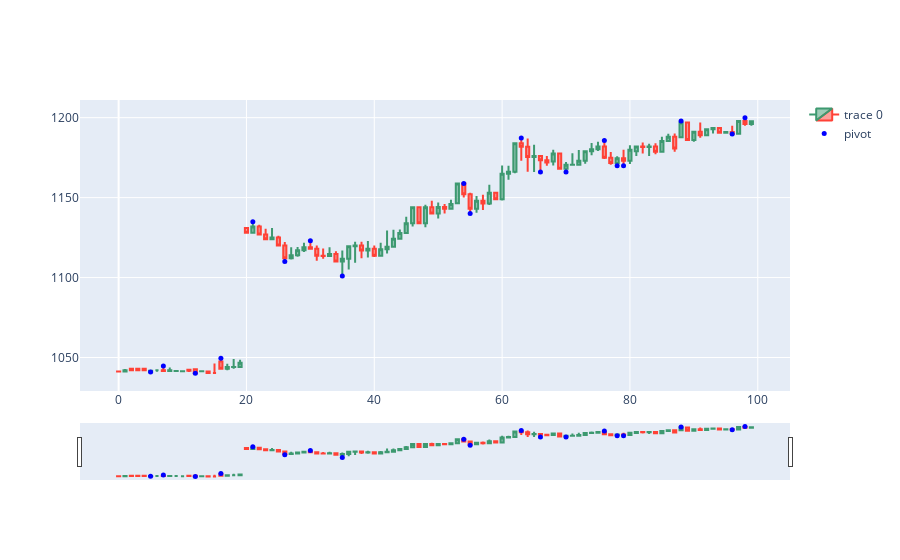

Write notebook code for a chart like this one.
### Code cell
dfpl = df[0:100]
fig = go.Figure(data=[go.Candlestick(x=dfpl.index,
                open=dfpl['open'],
                high=dfpl['high'],
                low=dfpl['low'],
                close=dfpl['close'])])

fig.add_scatter(x=dfpl.index, y=dfpl['pointpos'], mode="markers",
                marker=dict(size=5, color="blue"),
                name="pivot")
#fig.update_layout(xaxis_rangeslider_visible=False)
fig.show()
